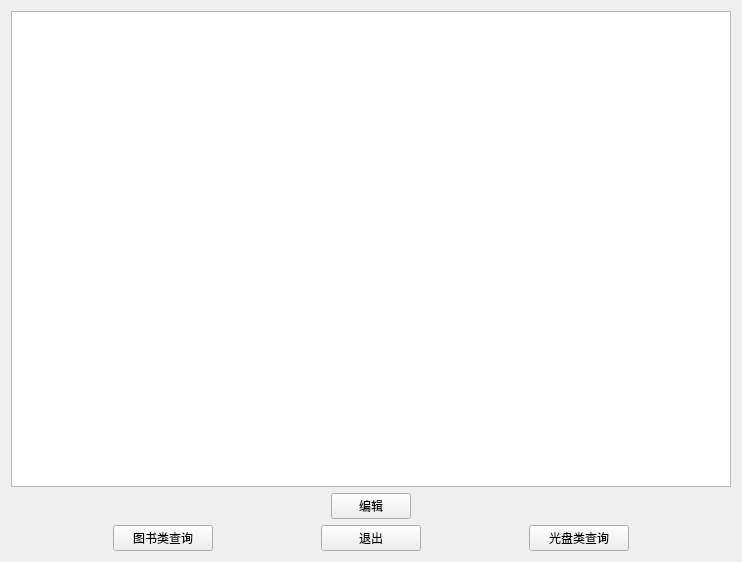
<?xml version="1.0" encoding="UTF-8"?>
<ui version="4.0">
 <class>inquireByCategory</class>
 <widget class="QWidget" name="inquireByCategory">
  <property name="geometry">
   <rect>
    <x>0</x>
    <y>0</y>
    <width>742</width>
    <height>562</height>
   </rect>
  </property>
  <property name="windowTitle">
   <string>类别查询</string>
  </property>
  <layout class="QVBoxLayout" name="verticalLayout">
   <item>
    <widget class="QTextEdit" name="textEdit"/>
   </item>
   <item alignment="Qt::AlignHCenter">
    <widget class="QPushButton" name="updateButton">
     <property name="maximumSize">
      <size>
       <width>300</width>
       <height>16777215</height>
      </size>
     </property>
     <property name="text">
      <string>编辑</string>
     </property>
    </widget>
   </item>
   <item>
    <layout class="QHBoxLayout" name="horizontalLayout_2">
     <item>
      <widget class="QPushButton" name="BooksButton">
       <property name="maximumSize">
        <size>
         <width>100</width>
         <height>16777215</height>
        </size>
       </property>
       <property name="text">
        <string>图书类查询</string>
       </property>
      </widget>
     </item>
     <item>
      <widget class="QPushButton" name="exitButton">
       <property name="maximumSize">
        <size>
         <width>100</width>
         <height>16777215</height>
        </size>
       </property>
       <property name="text">
        <string>退出</string>
       </property>
      </widget>
     </item>
     <item>
      <widget class="QPushButton" name="CDsButton">
       <property name="maximumSize">
        <size>
         <width>100</width>
         <height>16777215</height>
        </size>
       </property>
       <property name="text">
        <string>光盘类查询</string>
       </property>
      </widget>
     </item>
    </layout>
   </item>
  </layout>
 </widget>
 <resources/>
 <connections/>
</ui>
